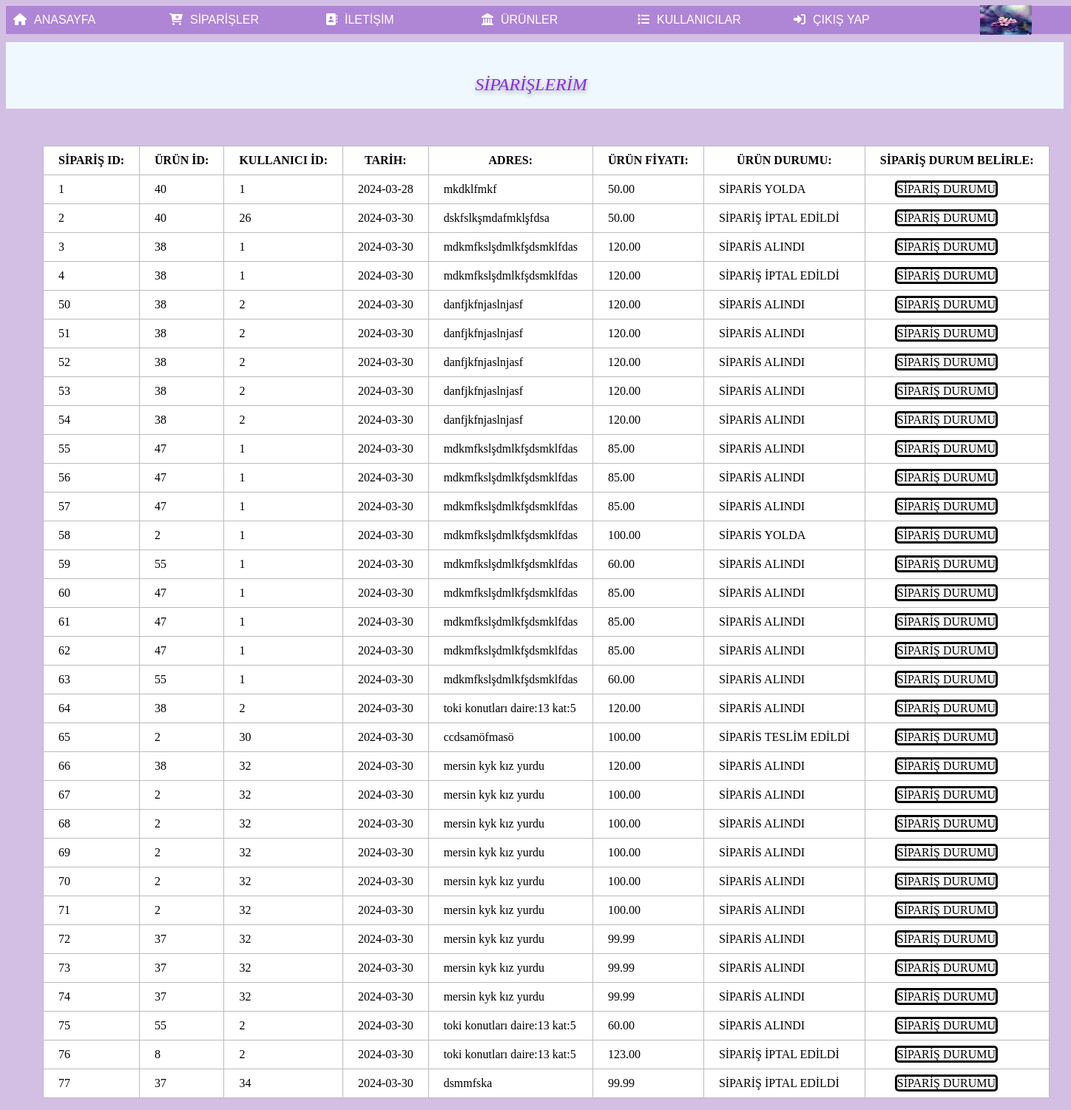
The app's page /yonetimpaneli/siparis.php (signed in) with its own data.
### tables this page shows
CREATE TABLE `siparislerim_tb` (
  `siparis_id` int(11) NOT NULL AUTO_INCREMENT,
  `urun_id` int(11) DEFAULT NULL,
  `kullanici_id` int(11) DEFAULT NULL,
  `tarih` date DEFAULT NULL,
  `durumu` tinyint(3) DEFAULT NULL,
  `adres` varchar(255) DEFAULT NULL,
  `urun_fiyat` decimal(10,2) DEFAULT NULL,
  PRIMARY KEY (`siparis_id`)
);

### yonetimpaneli/siparis.php (the view, shortened to what this page needs)
<html lang="en">
<head>
    <link rel="stylesheet" href="https://cdnjs.cloudflare.com/ajax/libs/font-awesome/6.5.1/css/all.min.css">
    <link rel="stylesheet" href="css1/yonetim.css">
</head>
<body>
<ul>
<li><a href="index.php"><i class="fa-solid fa-house"></i>ANASAYFA</a></li>
        <li><a href="siparis.php"><i class="fa-solid fa-cart-plus"></i></i>SİPARİŞLER</a></li>
        <li><a href="iletisim.php"><i class="fa-solid fa-address-book"></i>İLETİŞİM</a></li>
        <li><a href="yonetimurunler/urunler.php"><i class="fa-solid fa-landmark"></i>ÜRÜNLER</a></li>
        <li><a href="listeleme.php"><i class="fa-solid fa-list"></i>KULLANICILAR</a></li>
        <?php
          if(@$_SESSION["yonetici_adi"]!=null){
         echo "
           <li><a href='cikis.php'><i class='fa-solid fa-right-to-bracket'></i>ÇIKIŞ YAP</a></li> ";
        }
        ?>
    </ul>
    <img class="icon" src="resimler/cicek.jpg" alt="resim">
    <div class="satanlar"><p><i>SİPARİŞLERİM</i></p></div>
    <form action="$_SERVER[PHP_SELF]" method="post">
    <table border="1"class="tablo">
    <thead>
    <tr>
    <th>SİPARİŞ ID:</th>
    <th>ÜRÜN İD:</th>
    <th>KULLANICI İD:</th>
    <th>TARİH:</th>
    <th>ADRES:</th>
    <th>ÜRÜN FİYATI:</th>
    <th>ÜRÜN DURUMU:</th>
    <th>SİPARİŞ DURUM BELİRLE:</th>
     </tr>
    </thead>
      <tbody>
    <?php
    $baglan=mysqli_connect("localhost","root","","fatmagulbooks");
    $sorgu=mysqli_query($baglan,"select * from siparislerim_tb ");
    while($list=mysqli_fetch_array($sorgu)){
        echo "<tr>
        <td>$list[siparis_id]</td>
        <td>$list[urun_id]</td>
        <td>$list[kullanici_id]</td>
        <td>$list[tarih]</td>
        <td>$list[adres]</td>
        <td>$list[urun_fiyat]</td>
        <td>";
        if($list['durumu'] == 1){
            echo 'SİPARİS ALINDI';
        }
        elseif($list['durumu'] == 2){
            echo 'SİPARİS YOLDA';
        }
        elseif($list['durumu'] == 3){
            echo 'SİPARİS TESLİM EDİLDİ';
        }
        elseif($list['durumu'] == 4){
            echo 'SİPARİŞ İPTAL EDİLDİ';
        }
      echo"  <td><a href='sipdurum.php?id=$list[siparis_id]' class='duzenn'>SİPARİŞ DURUMU</a></td>";
    }
    ?>
    </tbody>
    </table>
        </form>
</body>
</html>

### yonetimpaneli/css1/yonetim.css (style rules this page uses)
body { background-color: rgb(210, 191, 227); }
ul { list-style-type: none; background-color: rgb(175, 133, 214); width:100%; }
ul li { display: inline-block; width: 200px; padding: 10px; margin-right:27px ; margin-left: -40px; }
ul li a { text-decoration: none; color: white; font-family: Arial, Helvetica, sans-serif; }
i { padding-right:10px ; }
.icon { margin-left: 92%; margin-top: -55px; width: 70px; height: 40px; }
.satanlar { background-color: aliceblue; color: black; width: 1390px; padding: 20px; margin-top: -5px; height: 50px; text-align: center; font-size: x-large; color: blueviolet; text-shadow: 0 3px 6px rgba(0,0,0,0.16),0 3px 6px rgba(0,0,0,0.23) ; }

### yonetimpaneli/siparis.php (style rules this page uses)
table { border-collapse: collapse; background-color: #fff; margin-top:50px; margin-left:50px; }
table tr, table td, table th { border: 1px solid #bbb; padding: 10px 20px; }
.duzenn { text-decoration:none; border-style:solid; border-radius:5px; color:black; margin: 20px 20px 10px 20px; height:20px; }

### records on screen
siparislerim_tb: siparis_id "1", urun "40", kullanici "1", tarih "2024-03-28", adres "mkdklfmkf", urun_fiyat "50.00", durumu "SİPARİS YOLDA"
siparislerim_tb: siparis_id "2", urun "40", kullanici "26", tarih "2024-03-30", adres "dskfslkşmdafmklşfdsa", urun_fiyat "50.00", durumu "SİPARİŞ İPTAL EDİLDİ"
siparislerim_tb: siparis_id "3", urun "38", kullanici "1", tarih "2024-03-30", adres "mdkmfkslşdmlkfşdsmklfdas", urun_fiyat "120.00", durumu "SİPARİS ALINDI"
siparislerim_tb: siparis_id "4", urun "38", kullanici "1", tarih "2024-03-30", adres "mdkmfkslşdmlkfşdsmklfdas", urun_fiyat "120.00", durumu "SİPARİŞ İPTAL EDİLDİ"
siparislerim_tb: siparis_id "50", urun "38", kullanici "2", tarih "2024-03-30", adres "danfjkfnjaslnjasf", urun_fiyat "120.00", durumu "SİPARİS ALINDI"
siparislerim_tb: siparis_id "51", urun "38", kullanici "2", tarih "2024-03-30", adres "danfjkfnjaslnjasf", urun_fiyat "120.00", durumu "SİPARİS ALINDI"
siparislerim_tb: siparis_id "52", urun "38", kullanici "2", tarih "2024-03-30", adres "danfjkfnjaslnjasf", urun_fiyat "120.00", durumu "SİPARİS ALINDI"
siparislerim_tb: siparis_id "53", urun "38", kullanici "2", tarih "2024-03-30", adres "danfjkfnjaslnjasf", urun_fiyat "120.00", durumu "SİPARİS ALINDI"
siparislerim_tb: siparis_id "54", urun "38", kullanici "2", tarih "2024-03-30", adres "danfjkfnjaslnjasf", urun_fiyat "120.00", durumu "SİPARİS ALINDI"
siparislerim_tb: siparis_id "55", urun "47", kullanici "1", tarih "2024-03-30", adres "mdkmfkslşdmlkfşdsmklfdas", urun_fiyat "85.00", durumu "SİPARİS ALINDI"
siparislerim_tb: siparis_id "56", urun "47", kullanici "1", tarih "2024-03-30", adres "mdkmfkslşdmlkfşdsmklfdas", urun_fiyat "85.00", durumu "SİPARİS ALINDI"
siparislerim_tb: siparis_id "57", urun "47", kullanici "1", tarih "2024-03-30", adres "mdkmfkslşdmlkfşdsmklfdas", urun_fiyat "85.00", durumu "SİPARİS ALINDI"
siparislerim_tb: siparis_id "58", urun "2", kullanici "1", tarih "2024-03-30", adres "mdkmfkslşdmlkfşdsmklfdas", urun_fiyat "100.00", durumu "SİPARİS YOLDA"
siparislerim_tb: siparis_id "59", urun "55", kullanici "1", tarih "2024-03-30", adres "mdkmfkslşdmlkfşdsmklfdas", urun_fiyat "60.00", durumu "SİPARİS ALINDI"
siparislerim_tb: siparis_id "60", urun "47", kullanici "1", tarih "2024-03-30", adres "mdkmfkslşdmlkfşdsmklfdas", urun_fiyat "85.00", durumu "SİPARİS ALINDI"
siparislerim_tb: siparis_id "61", urun "47", kullanici "1", tarih "2024-03-30", adres "mdkmfkslşdmlkfşdsmklfdas", urun_fiyat "85.00", durumu "SİPARİS ALINDI"
siparislerim_tb: siparis_id "62", urun "47", kullanici "1", tarih "2024-03-30", adres "mdkmfkslşdmlkfşdsmklfdas", urun_fiyat "85.00", durumu "SİPARİS ALINDI"
siparislerim_tb: siparis_id "63", urun "55", kullanici "1", tarih "2024-03-30", adres "mdkmfkslşdmlkfşdsmklfdas", urun_fiyat "60.00", durumu "SİPARİS ALINDI"
siparislerim_tb: siparis_id "64", urun "38", kullanici "2", tarih "2024-03-30", adres "toki konutları daire:13 kat:5", urun_fiyat "120.00", durumu "SİPARİS ALINDI"
siparislerim_tb: siparis_id "65", urun "2", kullanici "30", tarih "2024-03-30", adres "ccdsamöfmasö", urun_fiyat "100.00", durumu "SİPARİS TESLİM EDİLDİ"
siparislerim_tb: siparis_id "66", urun "38", kullanici "32", tarih "2024-03-30", adres "mersin kyk kız yurdu", urun_fiyat "120.00", durumu "SİPARİS ALINDI"
siparislerim_tb: siparis_id "67", urun "2", kullanici "32", tarih "2024-03-30", adres "mersin kyk kız yurdu", urun_fiyat "100.00", durumu "SİPARİS ALINDI"
siparislerim_tb: siparis_id "68", urun "2", kullanici "32", tarih "2024-03-30", adres "mersin kyk kız yurdu", urun_fiyat "100.00", durumu "SİPARİS ALINDI"
siparislerim_tb: siparis_id "69", urun "2", kullanici "32", tarih "2024-03-30", adres "mersin kyk kız yurdu", urun_fiyat "100.00", durumu "SİPARİS ALINDI"
siparislerim_tb: siparis_id "70", urun "2", kullanici "32", tarih "2024-03-30", adres "mersin kyk kız yurdu", urun_fiyat "100.00", durumu "SİPARİS ALINDI"
siparislerim_tb: siparis_id "71", urun "2", kullanici "32", tarih "2024-03-30", adres "mersin kyk kız yurdu", urun_fiyat "100.00", durumu "SİPARİS ALINDI"
siparislerim_tb: siparis_id "72", urun "37", kullanici "32", tarih "2024-03-30", adres "mersin kyk kız yurdu", urun_fiyat "99.99", durumu "SİPARİS ALINDI"
siparislerim_tb: siparis_id "73", urun "37", kullanici "32", tarih "2024-03-30", adres "mersin kyk kız yurdu", urun_fiyat "99.99", durumu "SİPARİS ALINDI"
siparislerim_tb: siparis_id "74", urun "37", kullanici "32", tarih "2024-03-30", adres "mersin kyk kız yurdu", urun_fiyat "99.99", durumu "SİPARİS ALINDI"
siparislerim_tb: siparis_id "75", urun "55", kullanici "2", tarih "2024-03-30", adres "toki konutları daire:13 kat:5", urun_fiyat "60.00", durumu "SİPARİS ALINDI"
siparislerim_tb: siparis_id "76", urun "8", kullanici "2", tarih "2024-03-30", adres "toki konutları daire:13 kat:5", urun_fiyat "123.00", durumu "SİPARİŞ İPTAL EDİLDİ"
siparislerim_tb: siparis_id "77", urun "37", kullanici "34", tarih "2024-03-30", adres "dsmmfska", urun_fiyat "99.99", durumu "SİPARİŞ İPTAL EDİLDİ"
